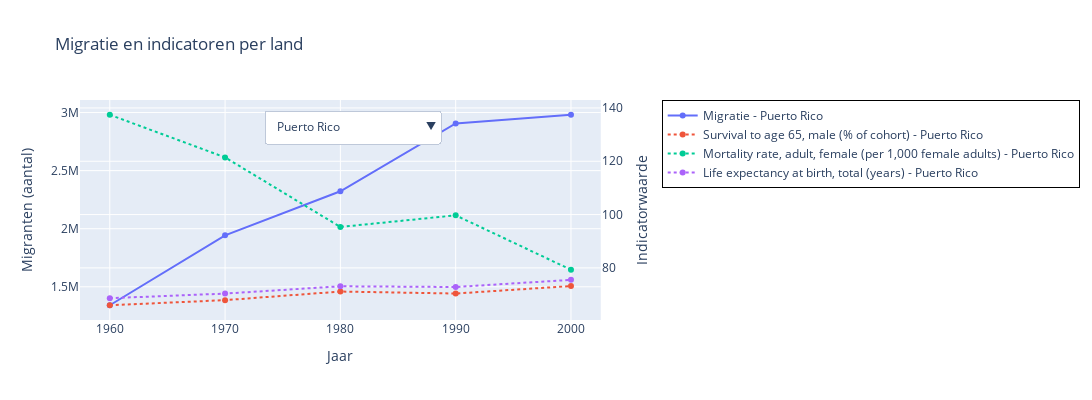

This figure's notebook cell:
### Markdown cell above
Deze 20 landen hierboven aangegeven zullen we vergelijken met drie indicatoren die de ontwikkeling/levensstandaarden van een land kunnen schetsen. 

Deze ontwikkeling zijn voornamelijk gefocust op de gezondheid van de burger en zijn als volgt:

 "Survival to age 65, male (% of cohort)",
 "Mortality rate, adult, female (per 1,000 female adults)",
"Life expectancy at birth, total (years)"
Door deze indicatoren in kaart te brengen samen met de migratiecijfers van de landen kunnen we per land een conclusie trekken om vervolgens de eindconclusie over ons perspectief te beantwoorden.

### Code cell
import pandas as pd
from plotly.subplots import make_subplots
import plotly.graph_objects as go

migratie = pd.read_excel("P_Data_Extract_From_Global_Bilateral_Migration.xlsx")
wb_data = pd.read_excel("P_Data_Extract_From_World_Development_Indicators.xlsx")

landen = ["Puerto Rico", "Jamaica", "Albania", "West Bank and Gaza", "Bosnia and Herzegovina", "Ireland", "Georgia", "Armenia", "Trinidad and Tobago", "Moldova", "Kazakhstan", "Jordan", "Azerbaijan", "Kuwait", "Belarus", "Estonia", "Eritrea", "El Salvador", "Lebanon", "Lithuania"]
indicatoren = [
    "Survival to age 65, male (% of cohort)",
    "Mortality rate, adult, female (per 1,000 female adults)",
    "Life expectancy at birth, total (years)"
]

jaar_kolommen = [col for col in migratie.columns if col.startswith('19') or col.startswith('20')]
jaar_kolommen = sorted(jaar_kolommen, key=lambda x: int(x.split()[0]))

fig = make_subplots(specs=[[{"secondary_y": True}]])

traces = []
valid_countries = []

for land in landen:
    migratie_uit_land = migratie[migratie["Country Origin Name"] == land].copy()
    if migratie_uit_land.empty:
        continue
    for col in jaar_kolommen:
        migratie_uit_land[col] = pd.to_numeric(migratie_uit_land[col], errors='coerce')
    totaal_migratie = migratie_uit_land[jaar_kolommen].sum()
    df_migratie = totaal_migratie.reset_index()
    df_migratie.columns = ['Jaar', 'Migranten']
    df_migratie['Jaar'] = df_migratie['Jaar'].str.extract(r'(\d{4})')[0]
    indicator_dfs = []
    for indicator in indicatoren:
        wb_row = wb_data[(wb_data["Country Name"] == land) &
                         (wb_data["Series Name"] == indicator)].copy()
        if wb_row.empty:
            df_empty = pd.DataFrame({'Jaar': df_migratie['Jaar'], indicator: [None]*len(df_migratie)})
            indicator_dfs.append(df_empty)
            continue

        wb_jaar_kolommen = [col for col in wb_row.columns if col.startswith('19') or col.startswith('20')]
        for col in wb_jaar_kolommen:
            wb_row[col] = pd.to_numeric(wb_row[col], errors='coerce')

        df_indicator = wb_row[wb_jaar_kolommen].T.reset_index()
        df_indicator.columns = ['Jaar', indicator]
        df_indicator['Jaar'] = df_indicator['Jaar'].str.extract(r'(\d{4})')[0]
        indicator_dfs.append(df_indicator)


    from functools import reduce
    df_indicator_all = reduce(lambda left,right: pd.merge(left,right,on='Jaar', how='outer'), indicator_dfs)

    merged = pd.merge(df_migratie, df_indicator_all, on='Jaar', how='inner')

    if merged.empty:
        continue

    valid_countries.append(land)

    fig.add_trace(
        go.Scatter(
            x=merged['Jaar'],
            y=merged['Migranten'],
            name=f"Migratie - {land}",
            visible=False,
            hovertemplate="Jaar: %{x}<br>Migranten: %{y:,}",
            line=dict(width=2)
        ),
        secondary_y=False
    )
    traces.append(f"Migratie - {land}")

    for indicator in indicatoren:
        fig.add_trace(
            go.Scatter(
                x=merged['Jaar'],
                y=merged[indicator],
                name=f"{indicator} - {land}",
                visible=False,
                line=dict(dash="dot"),
                hovertemplate=f"Jaar: %{{x}}<br>{indicator}: %{{y:,.2f}}"
            ),
            secondary_y=True
        )
        traces.append(f"{indicator} - {land}")

dropdown_buttons = []

for land in valid_countries:

    visibility = []
    for trace_name in traces:
        if land in trace_name:
            visibility.append(True)
        else:
            visibility.append(False)
    dropdown_buttons.append(
        dict(
            label=land,
            method="update",
            args=[{"visible": visibility},
                  {"title": f"Migratie en indicatoren voor {land}"}]
        )
    )


fig.update_layout(
    title="Migratie en indicatoren per land",
    xaxis_title="Jaar",
    hovermode="x unified",
    legend=dict(
        orientation="v",
        yanchor="top",
        y=1,
        xanchor="left",
        x=1.05,
        bordercolor="Black",
        borderwidth=1
    ),
    updatemenus=[
        dict(
            buttons=dropdown_buttons,
            direction="down",
            pad={"r": 10, "t": 10},
            showactive=True,
            x=0.5,         
            xanchor="center",  
            y=1,            
            yanchor="top" 
        )
    ],
    height=400,
    width=1100  
)

fig.update_yaxes(title_text="Migranten (aantal)", secondary_y=False)
fig.update_yaxes(title_text="Indicatorwaarde", secondary_y=True)
for i, trace in enumerate(fig.data):
    fig.data[i].visible = "Puerto Rico" in traces[i]



fig.show()
